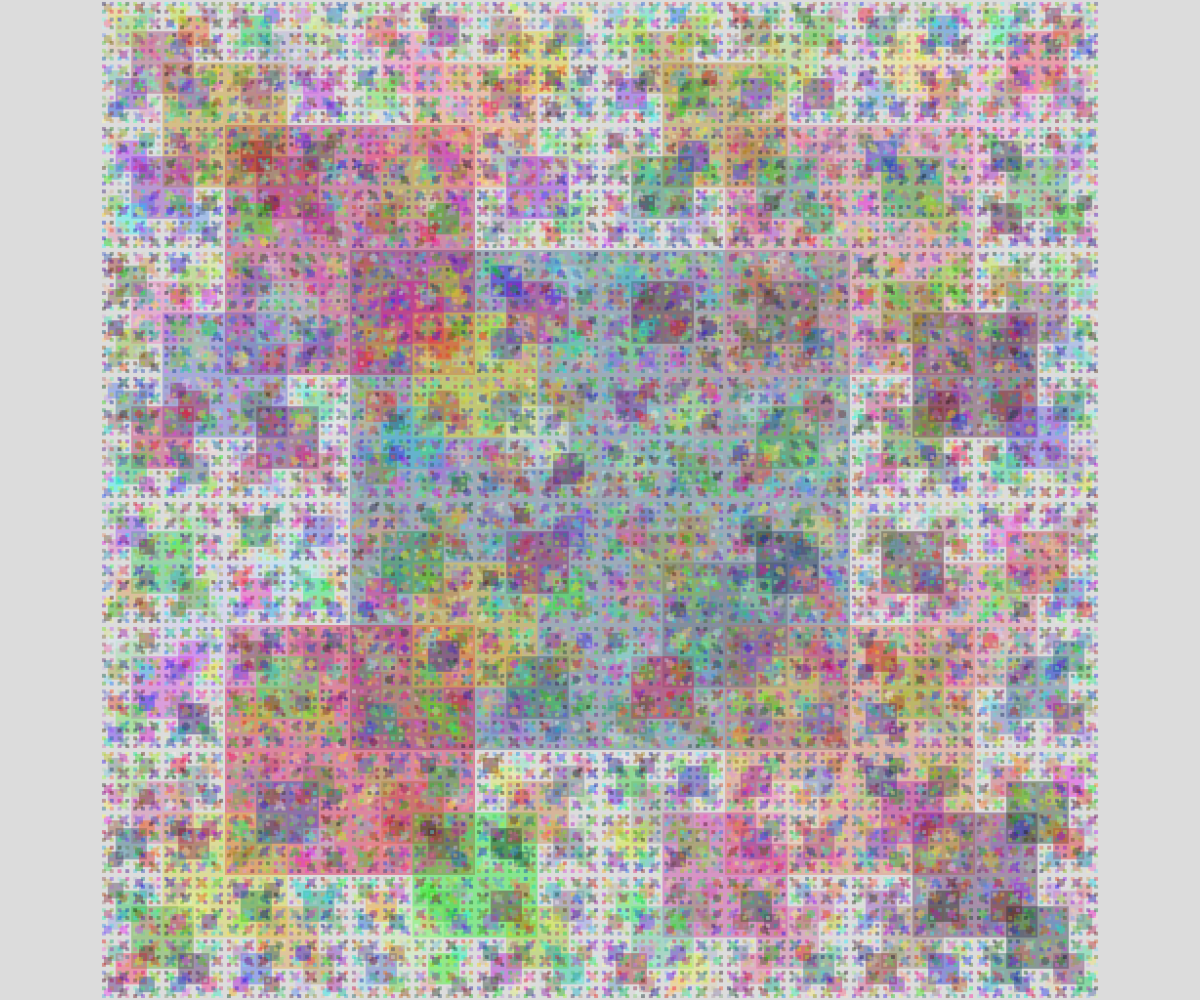
Frame 1 (no input)
Frame 60 (no input): identical to frame 1, image omitted
Frame 120 (the mouse pressed at the canvas centre since frame 60): identical to frame 1, image omitted

The p5.js sketch that drew this single still picture (run headless with seeded random() and noise() and a simulated clock; from frame 60 on, the mouse is pressed at the canvas centre):

// p5.js sketch
// ── sketch.js
// Square fractal
// Marcus Cheecham
// April 15th, 2025



function setup() {
  createCanvas(windowWidth, windowHeight);
  rectMode(CENTER);
}

function draw() {
  randomSeed(1);
  background(220);
  squareFractal(width/2, height/2, height/2);
}

function squareFractal(x, y, sideL) {
  fill(random(255), random(255), random(255), 100);
  noStroke();
  square(x, y, sideL);

  if(sideL > 5) {
    squareFractal(x-sideL/2, y-sideL/2, sideL/2);
    squareFractal(x-sideL/2, y+sideL/2, sideL/2);
    squareFractal(x+sideL/2, y-sideL/2, sideL/2);
    squareFractal(x+sideL/2, y+sideL/2, sideL/2);
  }
}
